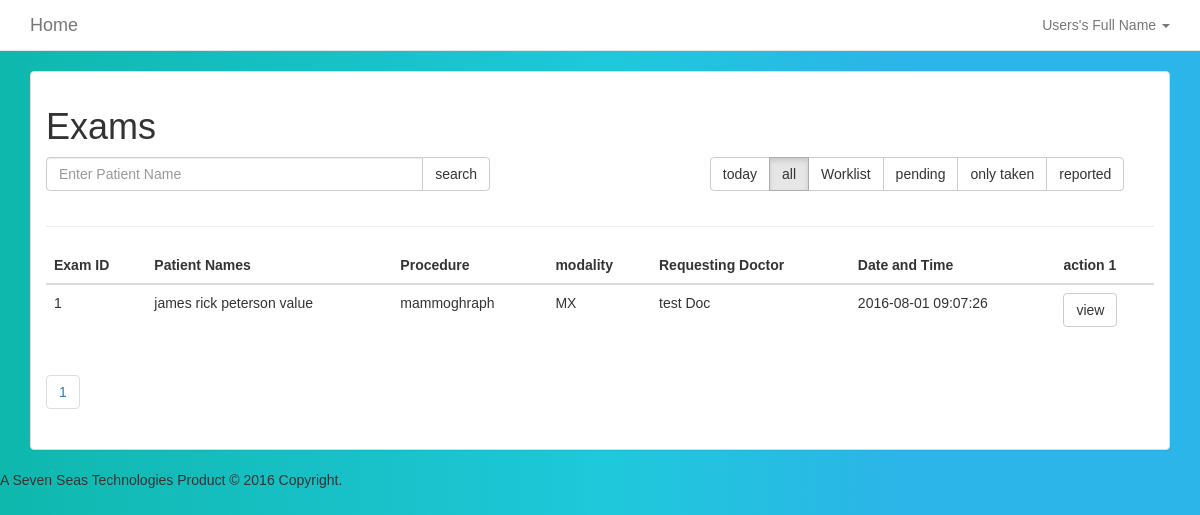
Screenshot of /exams?misc=2 (signed in) with the database file from the repository.
### tables this page shows
CREATE TABLE `exam_info` (
  `exam_id` varchar(30) NOT NULL,
  `performer_id` varchar(30) NOT NULL,
  `patient_id` varchar(30) NOT NULL,
  `req_physician` varchar(50) NOT NULL,
  `modality` varchar(2) NOT NULL,
  `exam_name` varchar(50) NOT NULL,
  `exam_reason` text NOT NULL,
  `receipt` varchar(20) NOT NULL,
  `amount` int(11) NOT NULL,
  `created_at` timestamp NOT NULL DEFAULT CURRENT_TIMESTAMP ON UPDATE CURRENT_TIMESTAMP,
  `exam_done` tinyint(4) NOT NULL,
  `report_done` tinyint(4) NOT NULL
);

CREATE TABLE `patient_details` (
  `patient_id` varchar(30) NOT NULL,
  `patient_name` varchar(50) NOT NULL,
  `birthday` date NOT NULL,
  `phonenumber` varchar(50) NOT NULL,
  `national_id` varchar(50) NOT NULL,
  `status` varchar(11) NOT NULL,
  `gender` varchar(10) NOT NULL,
  `created_at` timestamp NOT NULL DEFAULT CURRENT_TIMESTAMP
);

### app/conn_db.php (called while the page is built, shortened)
<?php
$conn = "";
function affected() {
    global $conn, $rows_affected;
    $rows_affected = mysqli_affected_rows($conn);
    if ($rows_affected < 1) {
        $error_sql ="No information added to or retreived from database. Try checking your parameters" . "<br>";
        error_handler($error_sql, mysqli_errno($conn), mysqli_error($conn));
        return 0;
    }
    else {
        return $rows_affected;
    }
}
function db_query($sql) {
    global $conn;
    $result = $conn->query($sql);
    if ($result == FALSE) {
        $error_sql = "Error querying db, check sql statement" . "<br>";
        error_handler($error_sql, mysqli_errno($conn), mysqli_error($conn));
    }
    else {
        return $result;
    }
}
?>

### views_user/exams.php (the view, shortened to what this page needs)
<?php
$page = isset($_GET['pg']) ? $_GET['pg']:1;
$misc = isset($_GET['misc']) ? $_GET['misc']:1;
switch ($misc) {
     case 2:
     $miscellaneous =" ";
     break;
 }
$start = ($page > 1) ?($page *12)-12 :0;
$url_search = "";
$sql_exams = "SELECT exam_info.exam_id, patient_details.patient_name, exam_info.req_physician, exam_info.exam_name, exam_info.modality, exam_info.created_at FROM exam_info INNER JOIN patient_details ON exam_info.patient_id=patient_details.patient_id" . $miscellaneous . "LIMIT {$start} , 12";
$e_count ="SELECT COUNT(*)  FROM exam_info INNER JOIN patient_details ON exam_info.patient_id=patient_details.patient_id " . $miscellaneous;
$exams = db_query($sql_exams);
?>
<div class="section">
      <div class="container">
           <div class="panel panel-default panel-faded">
                <div class="panel-body">
        <div class="row">
          <div class="col-md-12">
            <h1>Exams</h1>
          </div>
           <div class="col-md-5">
            <form role="form" method="get">
              <div class="form-group">
                <div class="input-group">
                  <input type="text" class="form-control" name="esearch" placeholder="Enter Patient Name">
                  <span class="input-group-btn">
                    <button class="btn btn-default" type="submit">search</button>
                  </span>
                </div>
              </div>
            </form>
          </div>
          <div class="col-md-offset-2 col-md-5">
            <div class="btn-group">
              <a href="<?php echo "exams?misc=1" ?>" class="btn btn-default <?php if($misc== 1)echo "active";?>"">today</a>
              <a href="<?php echo "exams?misc=2" ?>" class="btn btn-default <?php if($misc== 2)echo "active";?>">all</a>
              <a href="<?php echo "exams?misc=3" ?>" class="btn btn-default <?php if($misc== 3)echo "active";?>"">Worklist</a>
              <a href="<?php echo "exams?misc=4" ?>" class="btn btn-default <?php if($misc== 4)echo "active";?>"">pending</a>
              <a href="<?php echo "exams?misc=5" ?>" class="btn btn-default <?php if($misc== 5)echo "active";?>"">only taken</a>
              <a href="<?php echo "exams?misc=6" ?>" class="btn btn-default <?php if($misc== 6)echo "active";?>"">reported</a>
            </div>
          </div>
            </div>
            <div class="row">
          <div class="col-md-12">
            <hr>
          </div>
        </div>
            <div class="row">
      <div class="col-md-12">
        <table class="table">
          <thead>
            <tr>
              <th>Exam ID</th>
              <th>Patient Names</th>
              <th>Procedure</th>
              <th>modality</th>
              <th>Requesting Doctor</th>
              <th>Date and Time</th>
              <th>action 1</th>
            </tr>
          </thead>
          <tbody>
          <?php if($exams->num_rows > 0): ?>
            <?php while ($row = $exams->fetch_assoc()) {?>
            <tr>
            <td><?php echo $row["exam_id"]?></td>
            <td><?php echo $row["patient_name"]?></td>
            <td><?php echo $row["exam_name"]?></td>
            <td><?php echo $row["modality"]?></td>
            <td><?php echo $row["req_physician"]?></td>
            <td><?php echo $row["created_at"]?></td>
            <td><a class="btn btn-default" href="examinfo?id=<?php echo $row['exam_id'];?>">view</a></td>
            </tr>
            <?php } ?>
          <?php else: ?>
            <h3>  no Exams </h3>
          <?php endif; ?>
          </tbody>
        </table>
      </div>
    </div>
    <?php
          $res = db_query($e_count);
          $tot = $res->fetch_assoc();
          $tot = $tot['COUNT(*)'];
          $total = ceil($tot/12);
        ?>
        <div class="row">
        <div class="col-md-12">
        <ul class="pagination">
        <?php for($x = 1;$x <= $total ; $x++): ?>
          <li><a href="exams?pg=<?php echo $x.$url_search."&misc=".$misc; ?>"><?php echo $x; ?></a></li>
        <?php endfor; ?>
        </ul>
        </div>
        </div>
      </div>
  </div>
</div>
</div>

### assets/css/style.css (style rules this page uses)
body { background:linear-gradient(90deg, #0fb8ad 0%, #1fc8db 51%, #2cb5e8 75%); font-family: Arial,sans-serif; }

### rows the page displays
exam_info: exam_id "1", patient.patient_name "james rick peterson value", exam_name "mammoghraph", modality "MX", req_physician "test Doc", created_at "2016-08-01 09:07:26"

### other values shown
$_SESSION["full_name"] "Users's Full Name"
